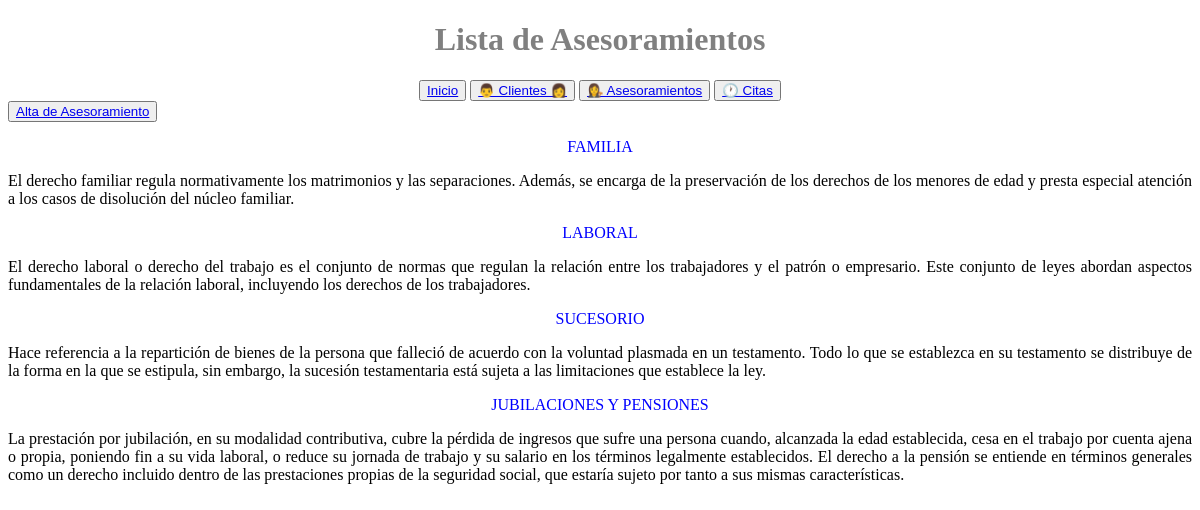
Page /asesoramiento/list/ on the earlier database version.
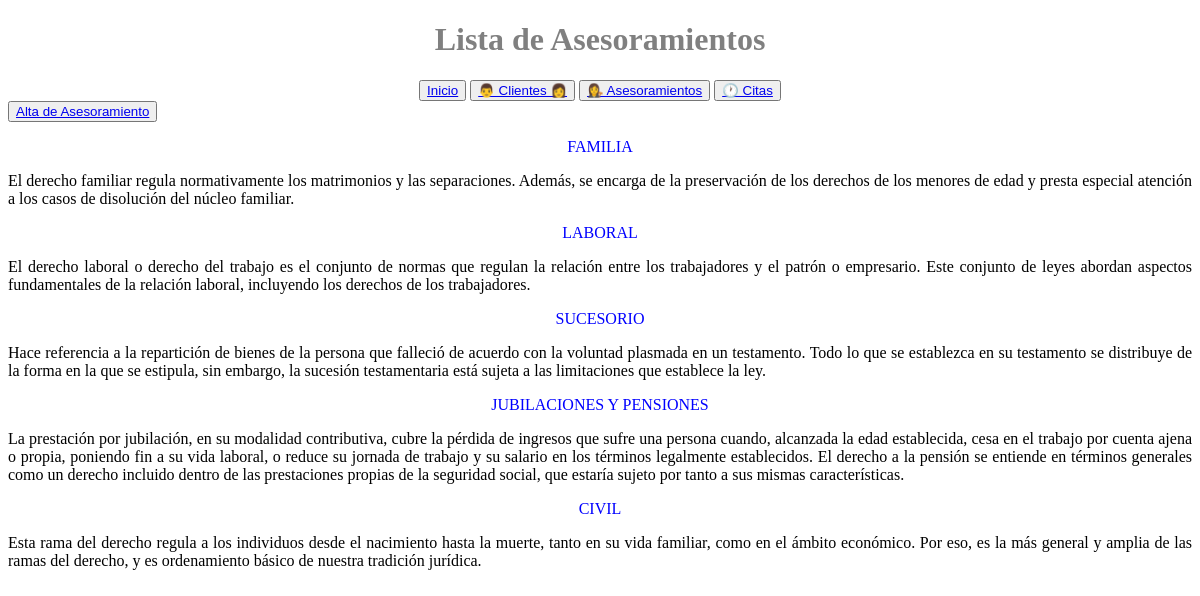
Same page on the later database version.
### estudiojuridico/models.py (models this page shows, shortened)
class Asesoramiento(models.Model):
    derecho = models.CharField(max_length=30, unique=True)
    descripcion = models.TextField(blank=True, null=True)
    disponible = models.BooleanField(default=True)

### estudiojuridico/views.py (the view)
# urls.py: path("asesoramiento/list/", views.asesoramiento_list, name="asesoramiento_list"),
def asesoramiento_list(request):
    query = Asesoramiento.objects.all()
    context = {"object_list": query}
    return render(request, "estudiojuridico/asesoramiento_list.html", context)

### estudiojuridico/templates/estudiojuridico/asesoramiento_list.html (shortened to what this page needs)
{% extends 'estudiojuridico/base.html' %}
{% block header %}
Lista de Asesoramientos
{% endblock header %}
{% block main %}
    <button><a href="{% url 'asesoramiento_create' %}">Alta de Asesoramiento</a></button>
    {% for object in object_list %}
        <p style="color:blue;text-align: center;">{{ object.derecho | upper }}</p>
        <p>{{object.descripcion}}</p>
    {% empty %}
        <p>La base de datos de Asesoramientos no tiene registros</p>
    {% endfor %}
{% endblock main %}

Differences in the rows shown:
added Asesoramiento: derecho "CIVIL", descripcion "Esta rama del derecho regula a los individuos desde el nacimiento hasta la muerte, tanto en su vida familiar, como en el ámbito económico. Por eso, es la más general y amplia de las ramas del derecho, y es ordenamiento básico de nuestra tradición jurídica."
